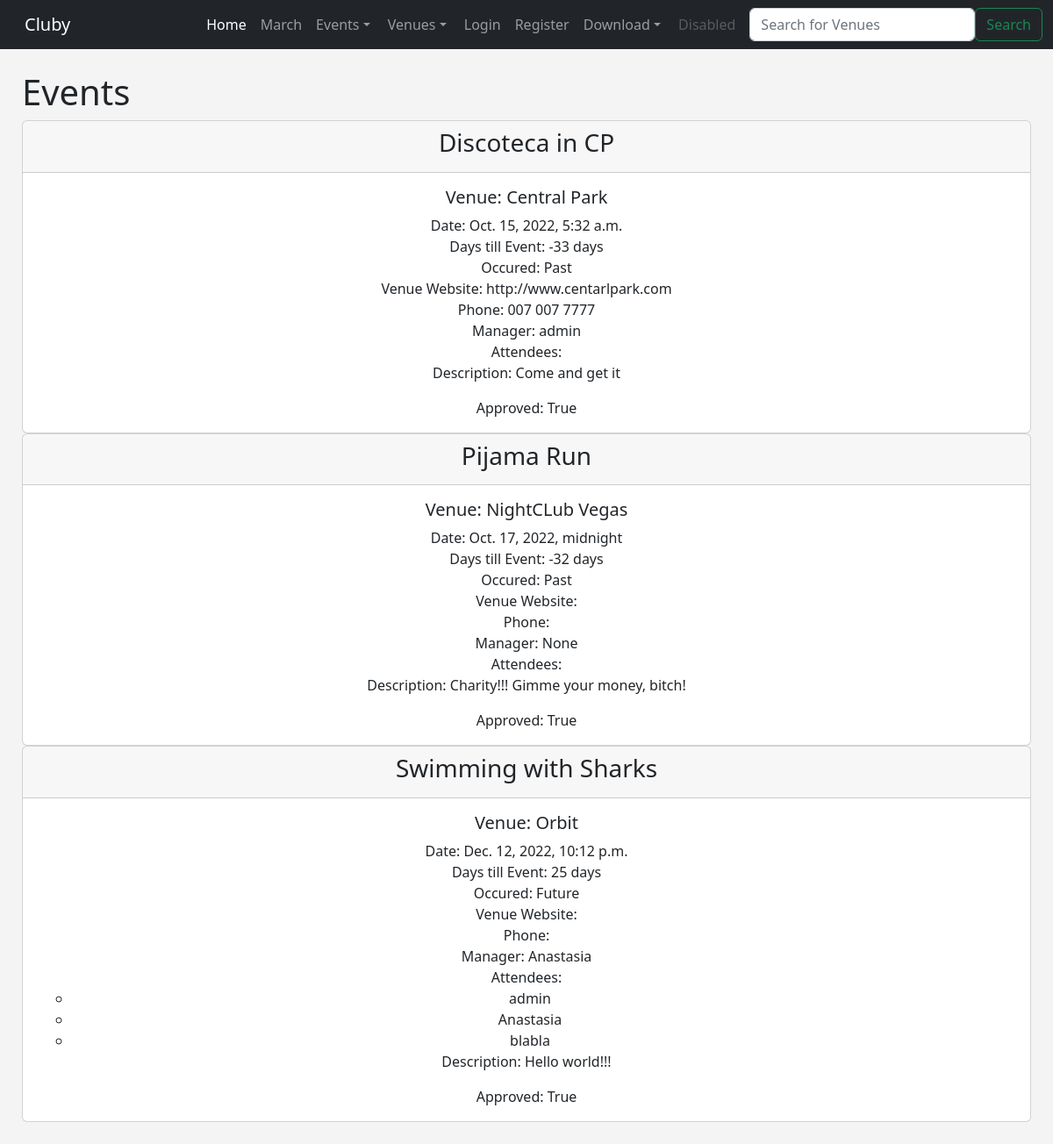
The app's page /events with its own data.
### events/models.py (models this page shows, shortened)
class Event(models.Model):
    name = models.CharField('Event Name', max_length=120)
    event_date = models.DateTimeField('Event Date')
    venue = models.ForeignKey(Venue, blank=True, null=True, on_delete=models.CASCADE)
    manager = models.ForeignKey(User, blank=True, null=True, on_delete=models.SET_NULL)
    description = models.TextField(blank=True)
    attendees = models.ManyToManyField(User, related_name='attendees', blank=True)
    approved = models.BooleanField('Approved', default=False)
    @property
    def Days_till(self):
        today = date.today()
        days_till = str(self.event_date.date() - today).split(',', 1)[0]
        return days_till
    @property
    def Is_past(self):
        today = date.today()
        if self.event_date.date() < today:
            thing = "Past"
        else:
            thing = 'Future'
        return thing

class Venue(models.Model):
    name = models.CharField('Venue Name', max_length = 120)
    address = models.CharField(max_length = 300)
    zip_code = models.CharField('Zip Code', max_length = 15)
    phone = models.CharField('Contact Phone', max_length = 25, blank=True)
    web = models.URLField('Website Address', blank=True)
    email_address = models.EmailField('Email Address', blank=True)
    owner = models.IntegerField("Venue Owner", blank=False, default=1)
    venue_image = models.ImageField(null=True, blank=True, upload_to='images/')
    def __str__(self):
        return self.name

### events/views.py (the view)
# urls.py: path('events', views.all_events, name='list-events'),
def all_events(request):
    event_list = Event.objects.all().order_by('event_date')
    return render(request, 'events/event_list.html', {
        "event_list": event_list
    })

### events/templates/events/event_list.html (shortened to what this page needs)
{% extends 'events/base.html' %}
{% block content %}
    <h1>Events</h1>
    {% for event in event_list %}
        {% if event.approved %}
            <div class="card text-center">
                <div class="card-header">
                <h3> {{ event.name }}</h3>
                </div>
                <div class="card-body">
                    <ul class="no-bullets">
                        <li><h5 class="card-title">Venue: {{ event.venue }}</h5></li>
                        <li>Date: {{ event.event_date }}</li>
                        <li>Days till Event: {{ event.Days_till }}</li>
                        <li>Occured: {{ event.Is_past }}</li>
                        <li>Venue Website: {{ event.venue.web}}</li>
                        <li>Phone: {{ event.venue.phone}}</li>
                        <li>Manager: {{ event.manager }}</li>
                        <li> Attendees:
                            <ul>
                                {% for user in event.attendees.all %}
                                <li>{{ user }}</li>
                                {% endfor %}
                        </ul>
                    </ul>
                <p class="card-text">Description: {{ event.description }}</p>
                <p class="card-text">Approved: {{ event.approved }}</p>
                </div>
            </div>
        {% endif %}
    {% endfor %}
{% endblock %}

### events/static/events/dupa.css (style rules this page uses)
.no-bullets { list-style-type: none; padding: 0; margin: 0; }

### events/templates/events/base.html (style rules this page uses)
body { background: #f4f4f4; }

### records on screen
Event: name "Discoteca in CP", venue "Central Park", event_date "Oct. 15, 2022, 5:32 a.m.", Days_till "-33 days", Is_past "Past", venue.web "http://www.centarlpark.com", venue.phone "007 007 7777", manager "admin", description "Come and get it", approved "True"
Event: name "Pijama Run", venue "NightCLub Vegas", event_date "Oct. 17, 2022, midnight", Days_till "-32 days", Is_past "Past", manager "None", description "Charity!!! Gimme your money, bitch!", approved "True"
Event: name "Swimming with Sharks", venue "Orbit", event_date "Dec. 12, 2022, 10:12 p.m.", Days_till "25 days", Is_past "Future", manager "Anastasia", description "Hello world!!!", approved "True"

### other values on screen
{{ user }} "admin"
{{ user }} "Anastasia"
{{ user }} "blabla"
